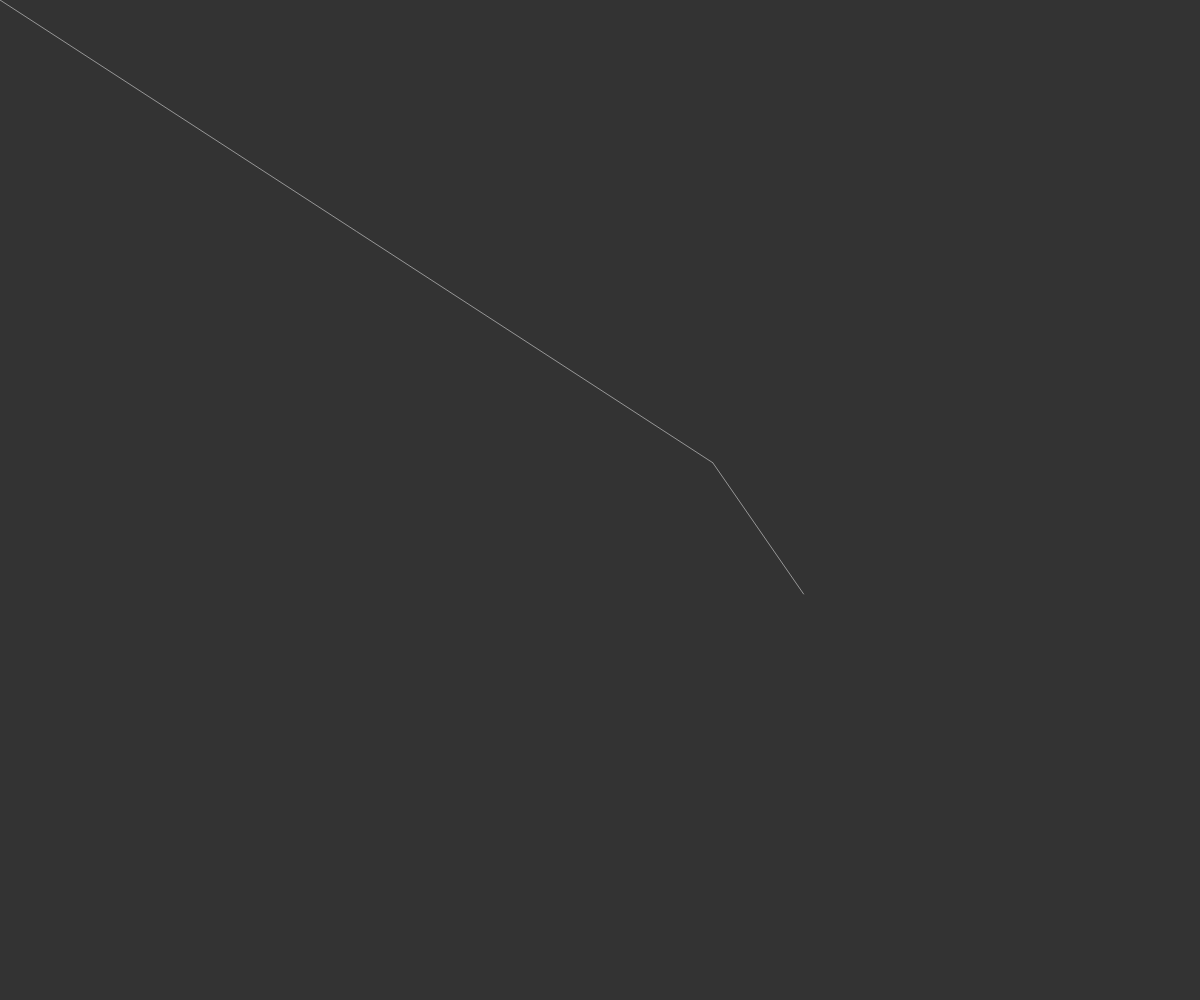
Frame 1 (no input)
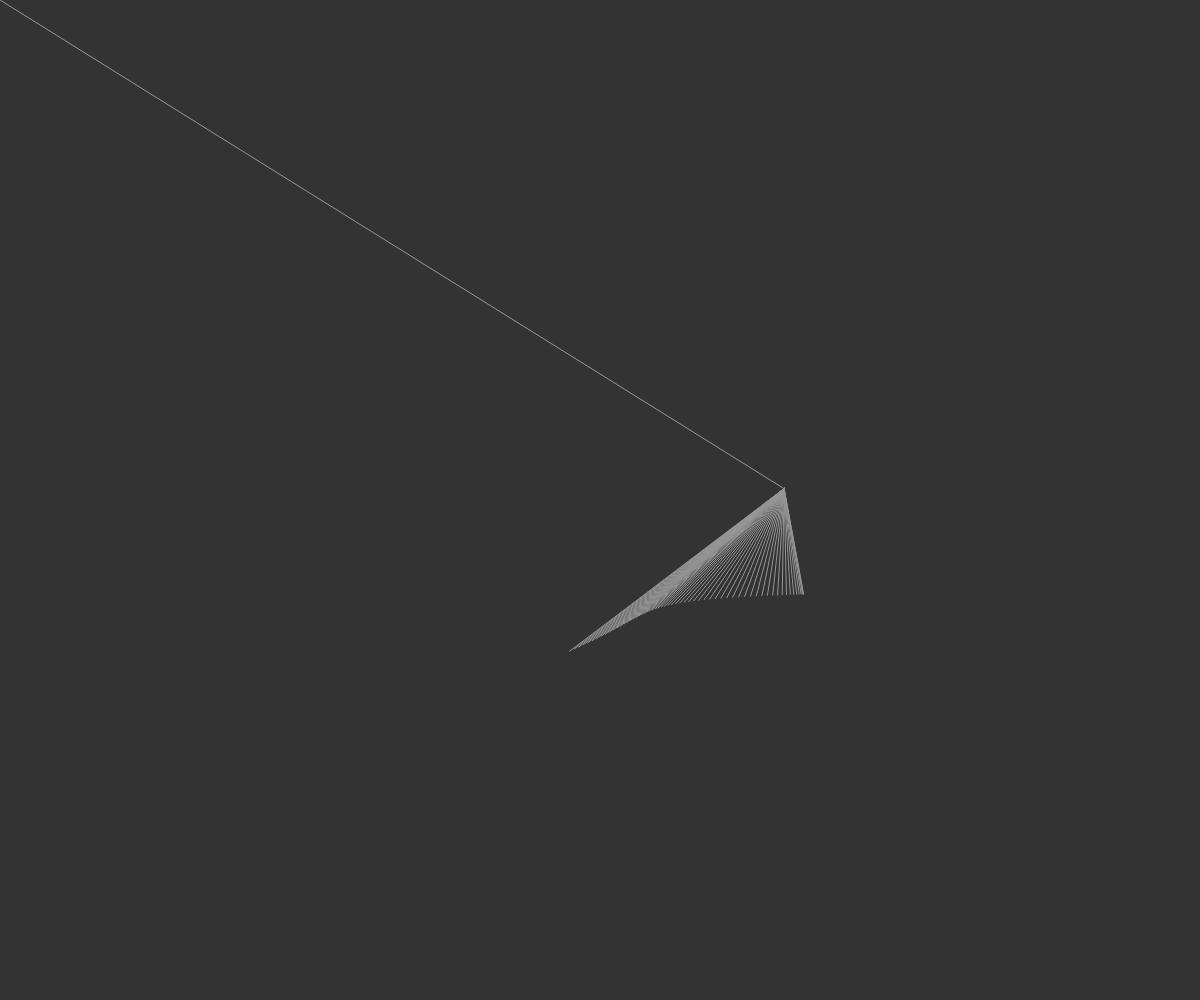
Frame 60 (no input)
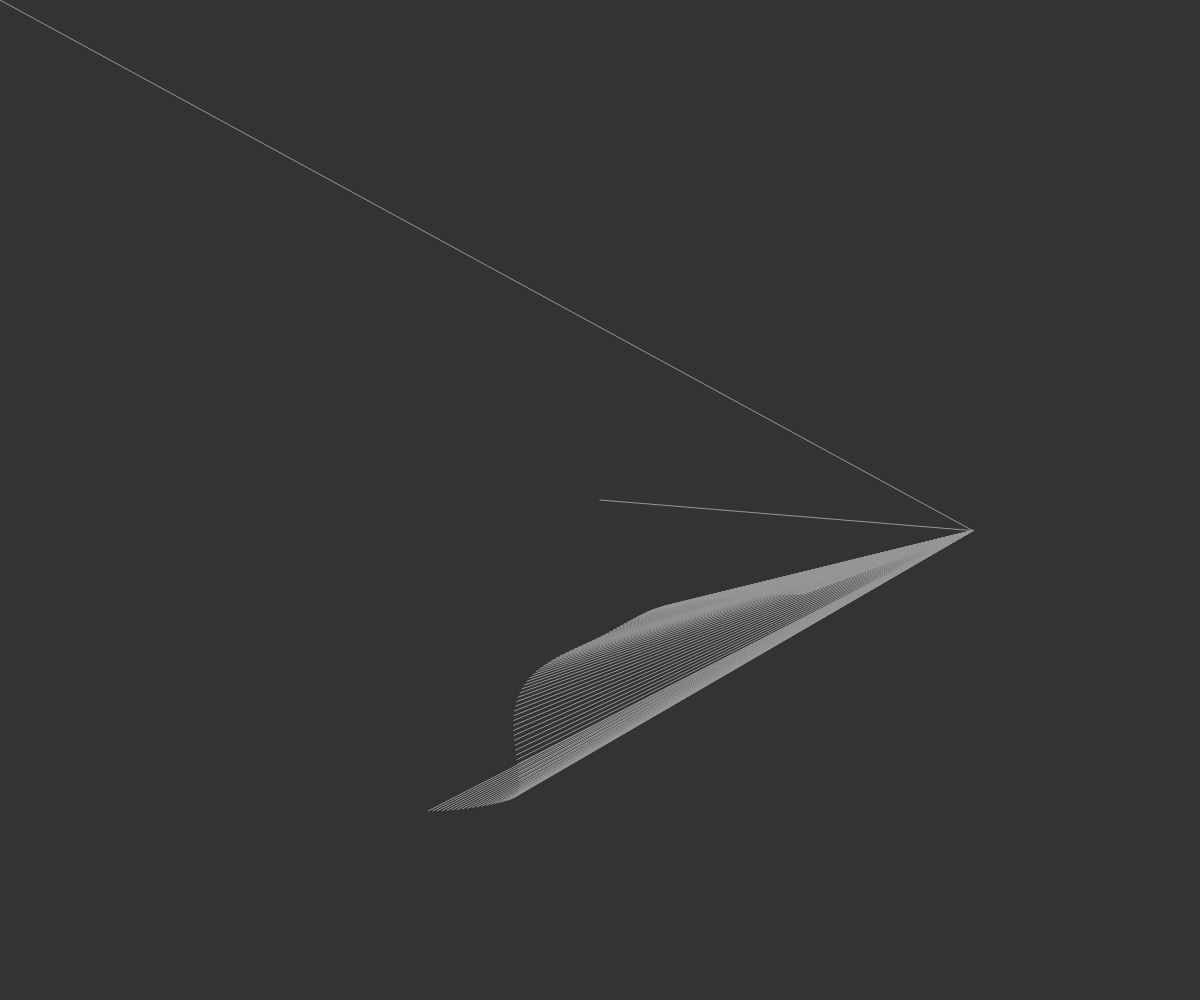
Frame 120 (the mouse pressed at the canvas centre since frame 60)

The p5.js sketch that drew these frames (run headless with seeded random() and noise() and a simulated clock; from frame 60 on, the mouse is pressed at the canvas centre):

// p5.js sketch
// ── sketch.js
const NUM_PARTICLES = 200;
let particles = [];
let origin;
let xoff = 0;
let yoff = 1000;
function setup() {

  createCanvas(windowWidth, windowHeight);
  background(51);
  stroke(150);
  origin = createVector(width/2, height/2);

}

function mouseMoved() {
  let pos = createVector(mouseX, mouseY);
  if (particles.length >= NUM_PARTICLES) {
    particles.splice(0,1);
  }
  particles.push(pos);

 
}

function updatePos(){
  let x = noise(xoff) * width;
  let y = noise(yoff) * height;
  xoff += 0.005;
  yoff += 0.005;
  let pos = createVector(x, y);
  if (particles.length >= NUM_PARTICLES) {
    particles.splice(0,1);
  }
  particles.push(pos);

  origin.x = noise(xoff + 1000) * width;
  origin.y = noise(yoff + 1000) * height;

}


function draw() {
  background(51);
  updatePos();
  for (let i = 0; i < particles.length; i++) {
    let p = particles[i];
    // let dist = dist()
    line(p.x, p.y, origin.x, origin.y);
  }

}
